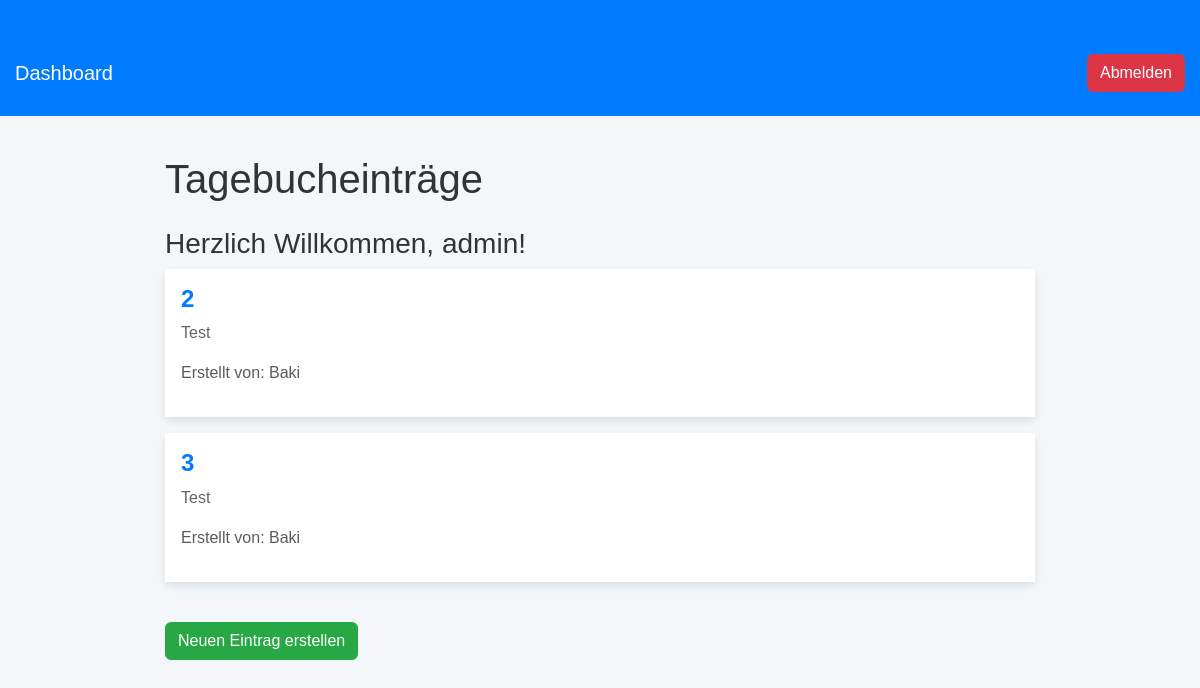
Page /dashboard (signed in) on the earlier database version.
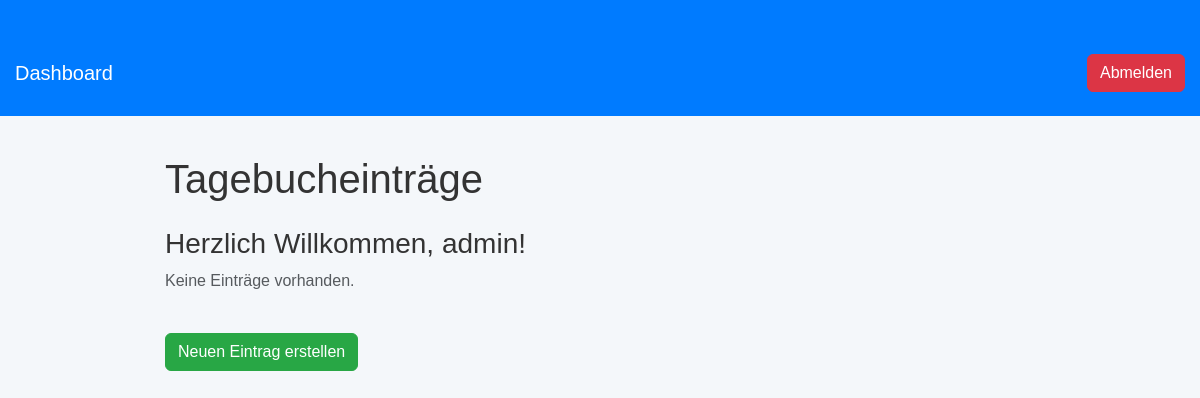
Same page on the later database version.
### app.py (models this page shows)
class User(db.Model, UserMixin):
    id = db.Column(db.Integer, primary_key=True)
    username = db.Column(db.String(150), unique=True, nullable=False)
    password = db.Column(db.String(150), nullable=False)
    is_admin = db.Column(db.Boolean, default=False)  # Kennzeichnet den Admin

class DiaryEntry(db.Model):
    id = db.Column(db.Integer, primary_key=True)
    title = db.Column(db.String(150), nullable=False)
    content = db.Column(db.Text, nullable=False)
    created_by = db.Column(db.String(150), nullable=False)

### app.py (the view)
@app.route('/dashboard')
@login_required
def dashboard():
    entries = DiaryEntry.query.all()
    return render_template('dashboard.html', entries=entries, user=current_user)

### app.py (called while the page is built)
@login_manager.user_loader
def load_user(user_id):
    return User.query.get(int(user_id))

### templates/dashboard.html (shortened to what this page needs)
<!DOCTYPE html>
<html lang="de">
<head>
    <link href="https://cdn.jsdelivr.net/npm/bootstrap@5.3.0-alpha3/dist/css/bootstrap.min.css" rel="stylesheet">
    <link href="{{ url_for('static', filename='css/styles.css') }}" rel="stylesheet">
</head>
<body>
    <nav class="navbar navbar-expand-lg navbar-light">
        <div class="container">
            <a class="navbar-brand" href="#">Dashboard</a>
            <div class="ms-auto">
                {% if current_user.is_authenticated %}
                    <a class="btn btn-secondary" href="{{ url_for('logout') }}">Abmelden</a>
                {% else %}
                    <a class="btn btn-primary" href="{{ url_for('login') }}">Anmelden</a>
                {% endif %}
            </div>
        </div>
    </nav>
    <div class="container dashboard-container mt-4">
        <h1 class="mb-4">Tagebucheinträge</h1>
        <h3>Herzlich Willkommen, {{ current_user.username }}!</h3>
        {% for entry in entries %}
            <div class="card mb-3">
                <div class="card-body">
                    <h5 class="card-title">{{ entry.title }}</h5>
                    <p class="card-text">{{ entry.content }}</p>
                    <p class="text-muted">Erstellt von: {{ entry.created_by }}</p>
                </div>
            </div>
        {% else %}
            <p class="text-muted">Keine Einträge vorhanden.</p>
        {% endfor %}
        {% if user.is_admin %}
            <a class="btn btn-primary mt-4" href="{{ url_for('upload') }}">Neuen Eintrag erstellen</a>
        {% endif %}
    </div>
</body>
</html>

### static/css/styles.css (style rules this page uses)
body { font-family: 'Arial', sans-serif; background-color: #f4f7fa; color: #333; margin: 0; padding: 0; }
.navbar { background-color: #007bff; }
.navbar .navbar-brand { color: #fff !important; }
.navbar .btn-secondary { background-color: #dc3545; border-color: #dc3545; }
.btn-primary { background-color: #28a745; border-color: #28a745; }
.container { max-width: 1200px; margin-top: 30px; padding: 15px; }
.dashboard-container { max-width: 900px; margin: 0 auto; }
.text-muted { color: #888; }

Differences in the rows shown:
removed DiaryEntry: title "2", content "Test", created_by "Baki"
removed DiaryEntry: title "3", content "Test", created_by "Baki"
Other differences:
text now shown: "Keine Einträge vorhanden."
